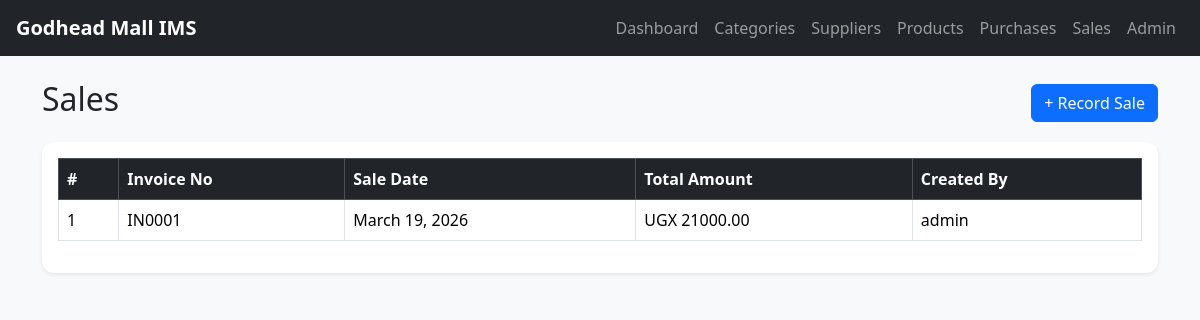
Before: /sales/ with the older database file.
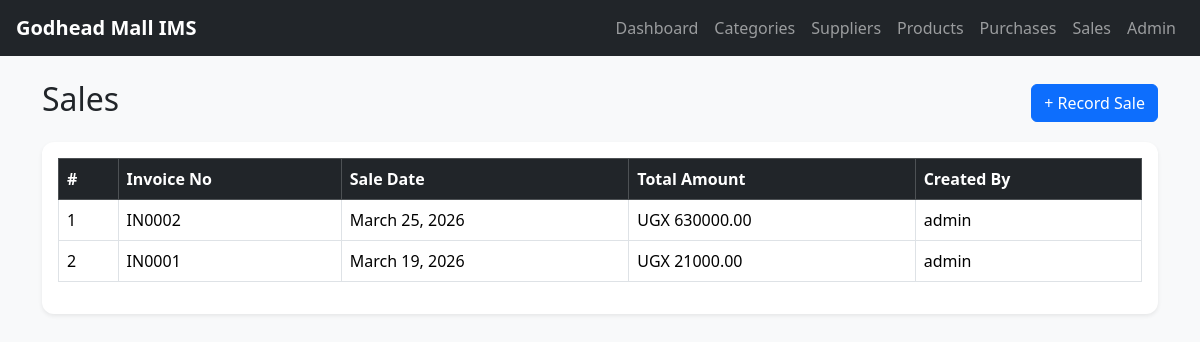
After: the same page with the newer database file.
### myinven/models.py (models this page shows, shortened)
class Sale(models.Model):
    invoice_no = models.CharField(max_length=50, unique=True)
    sale_date = models.DateField()
    total_amount = models.DecimalField(max_digits=14, decimal_places=2, default=0)
    created_by = models.ForeignKey(User, on_delete=models.SET_NULL, null=True, blank=True)
    created_at = models.DateTimeField(auto_now_add=True)

### myinven/views.py (the view)
# urls.py: path('sales/', views.sale_list, name='sale_list'),
def sale_list(request):
    sales = Sale.objects.all().order_by('-created_at')
    return render(request, 'inventory/sale_list.html', {'sales': sales})

### myinven/templates/inventory/sale_list.html
{% extends 'inventory/base.html' %}
{% block content %}
<div class="d-flex justify-content-between align-items-center mb-3">
    <h2>Sales</h2>
    <a href="{% url 'sale_create' %}" class="btn btn-primary">+ Record Sale</a>
</div>
<div class="card shadow-sm p-3">
    <table class="table table-bordered table-hover">
        <thead class="table-dark">
            <tr>
                <th>#</th>
                <th>Invoice No</th>
                <th>Sale Date</th>
                <th>Total Amount</th>
                <th>Created By</th>
            </tr>
        </thead>
        <tbody>
            {% for sale in sales %}
            <tr>
                <td>{{ forloop.counter }}</td>
                <td>{{ sale.invoice_no }}</td>
                <td>{{ sale.sale_date }}</td>
                <td>UGX {{ sale.total_amount }}</td>
                <td>{{ sale.created_by|default:"-" }}</td>
            </tr>
            {% empty %}
            <tr>
                <td colspan="5" class="text-center">No sales found.</td>
            </tr>
            {% endfor %}
        </tbody>
    </table>
</div>
{% endblock %}

### myinven/templates/inventory/base.html (shortened to what this page needs)
<!DOCTYPE html>
<html lang="en">
<head>
    <link href="https://cdn.jsdelivr.net/npm/bootstrap@5.3.3/dist/css/bootstrap.min.css" rel="stylesheet">
</head>
<body>
    <nav class="navbar navbar-expand-lg navbar-dark bg-dark px-3">
        <a class="navbar-brand" href="{% url 'dashboard' %}">Godhead Mall IMS</a>
        <div class="collapse navbar-collapse show">
            <ul class="navbar-nav ms-auto">
                <li class="nav-item"><a class="nav-link" href="{% url 'dashboard' %}">Dashboard</a></li>
                <li class="nav-item"><a class="nav-link" href="{% url 'category_list' %}">Categories</a></li>
                <li class="nav-item"><a class="nav-link" href="{% url 'supplier_list' %}">Suppliers</a></li>
                <li class="nav-item"><a class="nav-link" href="{% url 'product_list' %}">Products</a></li>
                <li class="nav-item"><a class="nav-link" href="{% url 'purchase_list' %}">Purchases</a></li>
                <li class="nav-item"><a class="nav-link" href="{% url 'sale_list' %}">Sales</a></li>
                <li class="nav-item"><a class="nav-link" href="/admin/">Admin</a></li>
            </ul>
        </div>
    </nav>
    <div class="container mt-4">
        {% block content %}{% endblock %}
    </div>
</body>
</html>

### myinven/templates/inventory/base.html (style rules this page uses)
body { background-color: #f8f9fa; }
.navbar-brand { font-weight: bold; }
.card { border: none; border-radius: 12px; }
.table th, .table td { vertical-align: middle; }

Changed rows visible on the page:
added Sale: invoice_no "IN0002", sale_date "March 25, 2026", total_amount "630000.00", created_by "admin"
